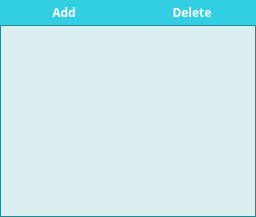
    <widget class="QWidget" name="departments">
     <layout class="QVBoxLayout" name="verticalLayout_4">
      <property name="spacing">
       <number>0</number>
      </property>
      <property name="leftMargin">
       <number>0</number>
      </property>
      <property name="topMargin">
       <number>0</number>
      </property>
      <property name="rightMargin">
       <number>0</number>
      </property>
      <property name="bottomMargin">
       <number>0</number>
      </property>
      <item>
       <layout class="QVBoxLayout" name="verticalLayout_2">
        <property name="spacing">
         <number>0</number>
        </property>
        <item>
         <layout class="QHBoxLayout" name="horizontalLayout_2">
          <property name="spacing">
           <number>0</number>
          </property>
          <item>
           <widget class="QPushButton" name="adddeptbtn">
            <property name="palette">
             <palette>
              <active>
               <colorrole role="WindowText">
                <brush brushstyle="SolidPattern">
                 <color alpha="255">
                  <red>255</red>
                  <green>255</green>
                  <blue>255</blue>
                 </color>
                </brush>
               </colorrole>
               <colorrole role="Button">
                <brush brushstyle="SolidPattern">
                 <color alpha="255">
                  <red>50</red>
                  <green>207</green>
                  <blue>227</blue>
                 </color>
                </brush>
               </colorrole>
               <colorrole role="Text">
                <brush brushstyle="SolidPattern">
                 <color alpha="255">
                  <red>255</red>
                  <green>255</green>
                  <blue>255</blue>
                 </color>
                </brush>
               </colorrole>
               <colorrole role="ButtonText">
                <brush brushstyle="SolidPattern">
                 <color alpha="255">
                  <red>255</red>
                  <green>255</green>
                  <blue>255</blue>
                 </color>
                </brush>
               </colorrole>
              </active>
              <inactive>
               <colorrole role="WindowText">
                <brush brushstyle="SolidPattern">
                 <color alpha="255">
                  <red>255</red>
                  <green>255</green>
                  <blue>255</blue>
                 </color>
                </brush>
               </colorrole>
               <colorrole role="Button">
                <brush brushstyle="SolidPattern">
                 <color alpha="255">
                  <red>50</red>
                  <green>207</green>
                  <blue>227</blue>
                 </color>
                </brush>
               </colorrole>
               <colorrole role="Text">
                <brush brushstyle="SolidPattern">
                 <color alpha="255">
                  <red>255</red>
                  <green>255</green>
                  <blue>255</blue>
                 </color>
                </brush>
               </colorrole>
               <colorrole role="ButtonText">
                <brush brushstyle="SolidPattern">
                 <color alpha="255">
                  <red>255</red>
                  <green>255</green>
                  <blue>255</blue>
                 </color>
                </brush>
               </colorrole>
              </inactive>
              <disabled>
               <colorrole role="WindowText">
                <brush brushstyle="SolidPattern">
                 <color alpha="255">
                  <red>127</red>
                  <green>127</green>
                  <blue>127</blue>
                 </color>
                </brush>
               </colorrole>
               <colorrole role="Button">
                <brush brushstyle="SolidPattern">
                 <color alpha="255">
                  <red>50</red>
                  <green>207</green>
                  <blue>227</blue>
                 </color>
                </brush>
               </colorrole>
               <colorrole role="Text">
                <brush brushstyle="SolidPattern">
                 <color alpha="255">
                  <red>127</red>
                  <green>127</green>
                  <blue>127</blue>
                 </color>
                </brush>
               </colorrole>
               <colorrole role="ButtonText">
                <brush brushstyle="SolidPattern">
                 <color alpha="255">
                  <red>127</red>
                  <green>127</green>
                  <blue>127</blue>
                 </color>
                </brush>
               </colorrole>
              </disabled>
             </palette>
            </property>
            <property name="font">
             <font>
              <family>Segoe UI Light</family>
              <weight>75</weight>
              <bold>true</bold>
             </font>
            </property>
            <property name="autoFillBackground">
             <bool>true</bool>
            </property>
            <property name="text">
             <string>Add</string>
            </property>
            <property name="flat">
             <bool>true</bool>
            </property>
           </widget>
          </item>
          <item>
           <widget class="QPushButton" name="deldepbtn">
            <property name="palette">
             <palette>
              <active>
               <colorrole role="WindowText">
                <brush brushstyle="SolidPattern">
                 <color alpha="255">
                  <red>255</red>
                  <green>255</green>
                  <blue>255</blue>
                 </color>
                </brush>
               </colorrole>
               <colorrole role="Button">
                <brush brushstyle="SolidPattern">
                 <color alpha="255">
                  <red>50</red>
                  <green>207</green>
                  <blue>227</blue>
                 </color>
                </brush>
               </colorrole>
               <colorrole role="Text">
                <brush brushstyle="SolidPattern">
                 <color alpha="255">
                  <red>255</red>
                  <green>255</green>
                  <blue>255</blue>
                 </color>
                </brush>
               </colorrole>
               <colorrole role="ButtonText">
                <brush brushstyle="SolidPattern">
                 <color alpha="255">
                  <red>255</red>
                  <green>255</green>
                  <blue>255</blue>
                 </color>
                </brush>
               </colorrole>
              </active>
              <inactive>
               <colorrole role="WindowText">
                <brush brushstyle="SolidPattern">
                 <color alpha="255">
                  <red>255</red>
                  <green>255</green>
                  <blue>255</blue>
                 </color>
                </brush>
               </colorrole>
               <colorrole role="Button">
                <brush brushstyle="SolidPattern">
                 <color alpha="255">
                  <red>50</red>
                  <green>207</green>
                  <blue>227</blue>
                 </color>
                </brush>
               </colorrole>
               <colorrole role="Text">
                <brush brushstyle="SolidPattern">
                 <color alpha="255">
                  <red>255</red>
                  <green>255</green>
                  <blue>255</blue>
                 </color>
                </brush>
               </colorrole>
               <colorrole role="ButtonText">
                <brush brushstyle="SolidPattern">
                 <color alpha="255">
                  <red>255</red>
                  <green>255</green>
                  <blue>255</blue>
                 </color>
                </brush>
               </colorrole>
              </inactive>
              <disabled>
               <colorrole role="WindowText">
                <brush brushstyle="SolidPattern">
                 <color alpha="255">
                  <red>127</red>
                  <green>127</green>
                  <blue>127</blue>
                 </color>
                </brush>
               </colorrole>
               <colorrole role="Button">
                <brush brushstyle="SolidPattern">
                 <color alpha="255">
                  <red>50</red>
                  <green>207</green>
                  <blue>227</blue>
                 </color>
                </brush>
               </colorrole>
               <colorrole role="Text">
                <brush brushstyle="SolidPattern">
                 <color alpha="255">
                  <red>127</red>
                  <green>127</green>
                  <blue>127</blue>
                 </color>
                </brush>
               </colorrole>
               <colorrole role="ButtonText">
                <brush brushstyle="SolidPattern">
                 <color alpha="255">
                  <red>127</red>
                  <green>127</green>
                  <blue>127</blue>
                 </color>
                </brush>
               </colorrole>
              </disabled>
             </palette>
            </property>
            <property name="font">
             <font>
              <family>Segoe UI Light</family>
              <weight>75</weight>
              <bold>true</bold>
             </font>
            </property>
            <property name="autoFillBackground">
             <bool>true</bool>
            </property>
            <property name="text">
             <string>Delete</string>
            </property>
            <property name="flat">
             <bool>true</bool>
            </property>
           </widget>
          </item>
         </layout>
        </item>
        <item>
         <widget class="QTableView" name="deptable">
          <property name="palette">
           <palette>
            <active>
             <colorrole role="WindowText">
              <brush brushstyle="SolidPattern">
               <color alpha="255">
                <red>0</red>
                <green>0</green>
                <blue>0</blue>
               </color>
              </brush>
             </colorrole>
             <colorrole role="Button">
              <brush brushstyle="SolidPattern">
               <color alpha="255">
                <red>43</red>
                <green>177</green>
                <blue>194</blue>
               </color>
              </brush>
             </colorrole>
             <colorrole role="Light">
              <brush brushstyle="SolidPattern">
               <color alpha="255">
                <red>92</red>
                <green>237</green>
                <blue>255</blue>
               </color>
              </brush>
             </colorrole>
             <colorrole role="Midlight">
              <brush brushstyle="SolidPattern">
               <color alpha="255">
                <red>67</red>
                <green>207</green>
                <blue>224</blue>
               </color>
              </brush>
             </colorrole>
             <colorrole role="Dark">
              <brush brushstyle="SolidPattern">
               <color alpha="255">
                <red>21</red>
                <green>88</green>
                <blue>97</blue>
               </color>
              </brush>
             </colorrole>
             <colorrole role="Mid">
              <brush brushstyle="SolidPattern">
               <color alpha="255">
                <red>28</red>
                <green>118</green>
                <blue>129</blue>
               </color>
              </brush>
             </colorrole>
             <colorrole role="Text">
              <brush brushstyle="SolidPattern">
               <color alpha="255">
                <red>0</red>
                <green>0</green>
                <blue>0</blue>
               </color>
              </brush>
             </colorrole>
             <colorrole role="BrightText">
              <brush brushstyle="SolidPattern">
               <color alpha="255">
                <red>255</red>
                <green>255</green>
                <blue>255</blue>
               </color>
              </brush>
             </colorrole>
             <colorrole role="ButtonText">
              <brush brushstyle="SolidPattern">
               <color alpha="255">
                <red>0</red>
                <green>0</green>
                <blue>0</blue>
               </color>
              </brush>
             </colorrole>
             <colorrole role="Base">
              <brush brushstyle="SolidPattern">
               <color alpha="255">
                <red>219</red>
                <green>238</green>
                <blue>239</blue>
               </color>
              </brush>
             </colorrole>
             <colorrole role="Window">
              <brush brushstyle="SolidPattern">
               <color alpha="255">
                <red>43</red>
                <green>177</green>
                <blue>194</blue>
               </color>
              </brush>
             </colorrole>
             <colorrole role="Shadow">
              <brush brushstyle="SolidPattern">
               <color alpha="255">
                <red>0</red>
                <green>0</green>
                <blue>0</blue>
               </color>
              </brush>
             </colorrole>
             <colorrole role="AlternateBase">
              <brush brushstyle="SolidPattern">
               <color alpha="255">
                <red>149</red>
                <green>216</green>
                <blue>224</blue>
               </color>
              </brush>
             </colorrole>
             <colorrole role="ToolTipBase">
              <brush brushstyle="SolidPattern">
               <color alpha="255">
                <red>255</red>
                <green>255</green>
                <blue>220</blue>
               </color>
              </brush>
             </colorrole>
             <colorrole role="ToolTipText">
              <brush brushstyle="SolidPattern">
               <color alpha="255">
                <red>0</red>
                <green>0</green>
                <blue>0</blue>
               </color>
              </brush>
             </colorrole>
            </active>
            <inactive>
             <colorrole role="WindowText">
              <brush brushstyle="SolidPattern">
               <color alpha="255">
                <red>0</red>
                <green>0</green>
                <blue>0</blue>
               </color>
              </brush>
             </colorrole>
             <colorrole role="Button">
              <brush brushstyle="SolidPattern">
               <color alpha="255">
                <red>43</red>
                <green>177</green>
                <blue>194</blue>
               </color>
              </brush>
             </colorrole>
             <colorrole role="Light">
              <brush brushstyle="SolidPattern">
               <color alpha="255">
                <red>92</red>
                <green>237</green>
                <blue>255</blue>
               </color>
              </brush>
             </colorrole>
             <colorrole role="Midlight">
              <brush brushstyle="SolidPattern">
               <color alpha="255">
                <red>67</red>
                <green>207</green>
                <blue>224</blue>
               </color>
              </brush>
             </colorrole>
             <colorrole role="Dark">
              <brush brushstyle="SolidPattern">
               <color alpha="255">
                <red>21</red>
                <green>88</green>
                <blue>97</blue>
               </color>
              </brush>
             </colorrole>
             <colorrole role="Mid">
              <brush brushstyle="SolidPattern">
               <color alpha="255">
                <red>28</red>
                <green>118</green>
                <blue>129</blue>
               </color>
              </brush>
             </colorrole>
             <colorrole role="Text">
              <brush brushstyle="SolidPattern">
               <color alpha="255">
                <red>0</red>
                <green>0</green>
                <blue>0</blue>
               </color>
              </brush>
             </colorrole>
             <colorrole role="BrightText">
              <brush brushstyle="SolidPattern">
               <color alpha="255">
                <red>255</red>
                <green>255</green>
                <blue>255</blue>
               </color>
              </brush>
             </colorrole>
             <colorrole role="ButtonText">
              <brush brushstyle="SolidPattern">
               <color alpha="255">
                <red>0</red>
                <green>0</green>
                <blue>0</blue>
               </color>
              </brush>
             </colorrole>
             <colorrole role="Base">
              <brush brushstyle="SolidPattern">
               <color alpha="255">
                <red>219</red>
                <green>238</green>
                <blue>239</blue>
               </color>
              </brush>
             </colorrole>
             <colorrole role="Window">
              <brush brushstyle="SolidPattern">
               <color alpha="255">
                <red>43</red>
                <green>177</green>
                <blue>194</blue>
               </color>
              </brush>
             </colorrole>
             <colorrole role="Shadow">
              <brush brushstyle="SolidPattern">
               <color alpha="255">
                <red>0</red>
                <green>0</green>
                <blue>0</blue>
               </color>
              </brush>
             </colorrole>
             <colorrole role="AlternateBase">
              <brush brushstyle="SolidPattern">
               <color alpha="255">
                <red>149</red>
                <green>216</green>
                <blue>224</blue>
               </color>
              </brush>
             </colorrole>
             <colorrole role="ToolTipBase">
              <brush brushstyle="SolidPattern">
               <color alpha="255">
                <red>255</red>
                <green>255</green>
                <blue>220</blue>
               </color>
              </brush>
             </colorrole>
             <colorrole role="ToolTipText">
              <brush brushstyle="SolidPattern">
               <color alpha="255">
                <red>0</red>
                <green>0</green>
                <blue>0</blue>
               </color>
              </brush>
             </colorrole>
            </inactive>
            <disabled>
             <colorrole role="WindowText">
              <brush brushstyle="SolidPattern">
               <color alpha="255">
                <red>21</red>
                <green>88</green>
                <blue>97</blue>
               </color>
              </brush>
             </colorrole>
             <colorrole role="Button">
              <brush brushstyle="SolidPattern">
               <color alpha="255">
                <red>43</red>
                <green>177</green>
                <blue>194</blue>
               </color>
              </brush>
             </colorrole>
             <colorrole role="Light">
              <brush brushstyle="SolidPattern">
               <color alpha="255">
                <red>92</red>
                <green>237</green>
                <blue>255</blue>
               </color>
              </brush>
             </colorrole>
             <colorrole role="Midlight">
              <brush brushstyle="SolidPattern">
               <color alpha="255">
                <red>67</red>
                <green>207</green>
                <blue>224</blue>
               </color>
              </brush>
             </colorrole>
             <colorrole role="Dark">
              <brush brushstyle="SolidPattern">
               <color alpha="255">
                <red>21</red>
                <green>88</green>
                <blue>97</blue>
               </color>
              </brush>
             </colorrole>
             <colorrole role="Mid">
              <brush brushstyle="SolidPattern">
               <color alpha="255">
                <red>28</red>
                <green>118</green>
                <blue>129</blue>
               </color>
              </brush>
             </colorrole>
             <colorrole role="Text">
              <brush brushstyle="SolidPattern">
               <color alpha="255">
                <red>21</red>
                <green>88</green>
                <blue>97</blue>
               </color>
              </brush>
             </colorrole>
             <colorrole role="BrightText">
              <brush brushstyle="SolidPattern">
               <color alpha="255">
                <red>255</red>
                <green>255</green>
                <blue>255</blue>
               </color>
              </brush>
             </colorrole>
             <colorrole role="ButtonText">
              <brush brushstyle="SolidPattern">
               <color alpha="255">
                <red>21</red>
                <green>88</green>
                <blue>97</blue>
               </color>
              </brush>
             </colorrole>
             <colorrole role="Base">
              <brush brushstyle="SolidPattern">
               <color alpha="255">
                <red>43</red>
                <green>177</green>
                <blue>194</blue>
               </color>
              </brush>
             </colorrole>
             <colorrole role="Window">
              <brush brushstyle="SolidPattern">
               <color alpha="255">
                <red>43</red>
                <green>177</green>
                <blue>194</blue>
               </color>
              </brush>
             </colorrole>
             <colorrole role="Shadow">
              <brush brushstyle="SolidPattern">
               <color alpha="255">
                <red>0</red>
                <green>0</green>
                <blue>0</blue>
               </color>
              </brush>
             </colorrole>
             <colorrole role="AlternateBase">
              <brush brushstyle="SolidPattern">
               <color alpha="255">
                <red>43</red>
                <green>177</green>
                <blue>194</blue>
               </color>
              </brush>
             </colorrole>
             <colorrole role="ToolTipBase">
              <brush brushstyle="SolidPattern">
               <color alpha="255">
                <red>255</red>
                <green>255</green>
                <blue>220</blue>
               </color>
              </brush>
             </colorrole>
             <colorrole role="ToolTipText">
              <brush brushstyle="SolidPattern">
               <color alpha="255">
                <red>0</red>
                <green>0</green>
                <blue>0</blue>
               </color>
              </brush>
             </colorrole>
            </disabled>
           </palette>
          </property>
          <property name="font">
           <font>
            <pointsize>22</pointsize>
           </font>
          </property>
          <property name="alternatingRowColors">
           <bool>true</bool>
          </property>
          <property name="cornerButtonEnabled">
           <bool>false</bool>
          </property>
          <attribute name="verticalHeaderVisible">
           <bool>false</bool>
          </attribute>
         </widget>
        </item>
       </layout>
      </item>
     </layout>
    </widget>
